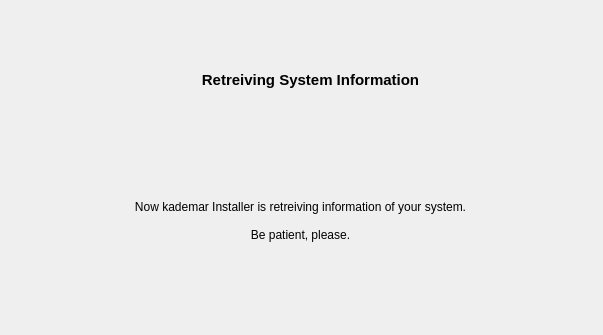
   <widget class="QWidget" name="p_information" >
    <widget class="QLabel" name="l_mng" >
     <property name="geometry" >
      <rect>
       <x>290</x>
       <y>310</y>
       <width>21</width>
       <height>16</height>
      </rect>
     </property>
     <property name="text" >
      <string/>
     </property>
     <property name="pixmap" >
      <pixmap>../../../../../usr/share/kademar/utils/instalador/img/wait.gif</pixmap>
     </property>
    </widget>
    <widget class="QLabel" name="label_9" >
     <property name="geometry" >
      <rect>
       <x>80</x>
       <y>200</y>
       <width>441</width>
       <height>81</height>
      </rect>
     </property>
     <property name="text" >
      <string>Now kademar Installer is retreiving information of your system.

Be patient, please.</string>
     </property>
     <property name="alignment" >
      <set>Qt::AlignHCenter|Qt::AlignTop</set>
     </property>
     <property name="wordWrap" >
      <bool>true</bool>
     </property>
    </widget>
    <widget class="QLabel" name="l_titol_9" >
     <property name="geometry" >
      <rect>
       <x>30</x>
       <y>70</y>
       <width>561</width>
       <height>20</height>
      </rect>
     </property>
     <property name="font" >
      <font>
       <pointsize>11</pointsize>
       <weight>75</weight>
       <bold>true</bold>
      </font>
     </property>
     <property name="text" >
      <string>Retreiving System Information</string>
     </property>
     <property name="alignment" >
      <set>Qt::AlignCenter</set>
     </property>
    </widget>
    <widget class="QLabel" name="label_7" >
     <property name="geometry" >
      <rect>
       <x>530</x>
       <y>20</y>
       <width>64</width>
       <height>64</height>
      </rect>
     </property>
     <property name="text" >
      <string/>
     </property>
     <property name="pixmap" >
      <pixmap>../../../../../usr/share/kademar/utils/instalador/img/pc.png</pixmap>
     </property>
    </widget>
   </widget>
